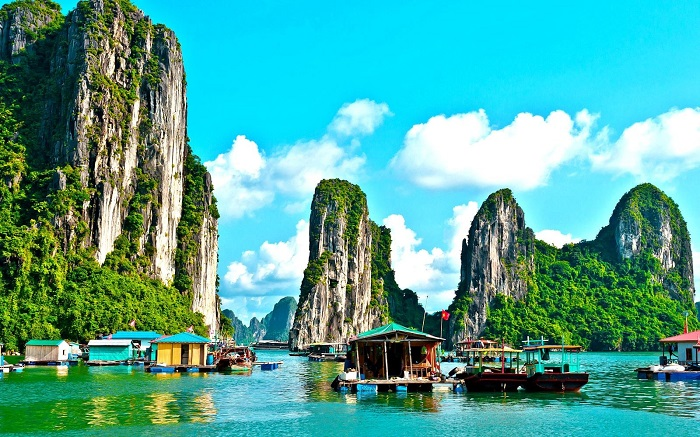
#> input picture exercise/ha-long-bay-in-vietnam.jpg, 700 x 437 px; its folder holds only this picture in this run
$ jupyter execute bai_tap_xla.ipynb
#> lines starting #> are read from the running program, lines starting #| are printed output that depends on the picture
# BÀI TẬP XỬ LÝ ẢNH
## Họ tên: Lê Nguyên Vũ Hoàng..............................................
## MSSV: 2174802010606.................................................
---
# Bài 1: Menu các phép biến đổi ảnh cơ bản

- Image inverse transformation
- Gamma-Correction
- Log Transformation
- Histogram equalization
- Contrast Stretching

Chọn I, G, L, H, C để thực hiện tương ứng.

[cell 1]
import cv2
import numpy as np
import matplotlib.pyplot as plt
import os
from glob import glob

def show_img(img, title='', cmap=None):
    plt.figure(figsize=(5,5))
    plt.imshow(img, cmap=cmap)
    plt.title(title)
    plt.axis('off')
    plt.show()

def save_img(img, path):
    cv2.imwrite(path, cv2.cvtColor(img, cv2.COLOR_RGB2BGR))

# Đọc tất cả ảnh trong thư mục 'exercise'
img_paths = glob('exercise/*')
imgs = [cv2.cvtColor(cv2.imread(p), cv2.COLOR_BGR2RGB) for p in img_paths]
#> imgs = 1 item
img_names = [os.path.basename(p) for p in img_paths]

[cell 2]
# Các hàm biến đổi ảnh
def image_inverse(img):
    return 255 - img

def gamma_correction(img, gamma=2.2):
    img_norm = img / 255.0
    img_gamma = np.power(img_norm, gamma)
    return np.uint8(img_gamma * 255)

def log_transform(img):
    img_norm = img / 255.0
    c = 255 / np.log(1 + np.max(img_norm))
    img_log = c * np.log(1 + img_norm)
    return np.uint8(img_log * 255)

def hist_equalization(img):
    img_yuv = cv2.cvtColor(img, cv2.COLOR_RGB2YUV)
    img_yuv[:,:,0] = cv2.equalizeHist(img_yuv[:,:,0])
    return cv2.cvtColor(img_yuv, cv2.COLOR_YUV2RGB)

def contrast_stretching(img):
    in_min = np.percentile(img, 2)
    in_max = np.percentile(img, 98)
    out = (img - in_min) * 255.0 / (in_max - in_min)
    out = np.clip(out, 0, 255)
    return np.uint8(out)

[cell 3]
# Menu bài 1
menu1 = {
    'I': ('Image Inverse', image_inverse),
    'G': ('Gamma Correction', gamma_correction),
    'L': ('Log Transform', log_transform),
    'H': ('Histogram Equalization', hist_equalization),
    'C': ('Contrast Stretching', contrast_stretching)
}

print('Chọn phép biến đổi:')
for k, v in menu1.items():
    print(f'{k}: {v[0]}')
choice = input('Nhập I, G, L, H, C: ').upper()
#> the answer given: 1
if choice in menu1:
    func = menu1[choice][1]
    for img, name in zip(imgs, img_names):
        img_out = func(img)
        show_img(img_out, f'{menu1[choice][0]} - {name}')
        save_img(img_out, f'output1/{choice}_{name}')
else:
    print('Lựa chọn không hợp lệ!')

# Bài 2: Menu các phép biến đổi tần số
- Fast Fourier
- Butterworth Lowpass Filter
- Butterworth Highpass Filter

Chọn F, L, H để thực hiện tương ứng.

[cell 4]
def fast_fourier(img):
    img_gray = cv2.cvtColor(img, cv2.COLOR_RGB2GRAY)
    f = np.fft.fft2(img_gray)
    fshift = np.fft.fftshift(f)
    magnitude_spectrum = 20*np.log(np.abs(fshift)+1)
    return np.uint8(255 * magnitude_spectrum / np.max(magnitude_spectrum))

def butterworth_filter(img, d0, n, type='low'):
    img_gray = cv2.cvtColor(img, cv2.COLOR_RGB2GRAY)
    rows, cols = img_gray.shape
    crow, ccol = rows//2, cols//2
    u = np.arange(rows)
    v = np.arange(cols)
    U, V = np.meshgrid(u, v, indexing='ij')
    D = np.sqrt((U-crow)**2 + (V-ccol)**2)
    if type=='low':
        H = 1 / (1 + (D/d0)**(2*n))
    else:
        H = 1 / (1 + (d0/(D+1e-5))**(2*n))
    F = np.fft.fft2(img_gray)
    Fshift = np.fft.fftshift(F)
    Gshift = H * Fshift
    G = np.fft.ifftshift(Gshift)
    img_back = np.fft.ifft2(G)
    img_back = np.abs(img_back)
    return np.uint8(np.clip(img_back, 0, 255))

# Menu bài 2
menu2 = {
    'F': ('Fast Fourier', fast_fourier),
    'L': ('Butterworth Lowpass', lambda img: butterworth_filter(img, d0=30, n=2, type='low')),
    'H': ('Butterworth Highpass', lambda img: butterworth_filter(img, d0=30, n=2, type='high'))
}

print('Chọn phép biến đổi tần số:')
for k, v in menu2.items():
    print(f'{k}: {v[0]}')
choice2 = input('Nhập F, L, H: ').upper()
#> the answer given: 1
if choice2 in menu2:
    func = menu2[choice2][1]
    for img, name in zip(imgs, img_names):
        img_out = func(img)
        show_img(img_out, f'{menu2[choice2][0]} - {name}', cmap='gray')
        save_img(img_out, f'output2/{choice2}_{name}')
else:
    print('Lựa chọn không hợp lệ!')

# Bài 3: Đổi thứ tự màu RGB và chọn ngẫu nhiên phép biến đổi trong câu 1

[cell 5]
import random
def random_rgb_order(img):
    order = list(range(3))
    random.shuffle(order)
    return img[:,:,order]

rand_key = random.choice(list(menu1.keys()))
func = menu1[rand_key][1]
for img, name in zip(imgs, img_names):
    img_rgb = random_rgb_order(img)
    img_out = func(img_rgb)
    show_img(img_out, f'Random RGB + {menu1[rand_key][0]} - {name}')
    save_img(img_out, f'output3/{rand_key}_{name}')
#> this loop made 1 pass
#> name on pass 1: 'ha-long-bay-in-vietnam.jpg'
#> pass 1, `img_rgb = random_rgb_order(img)`:
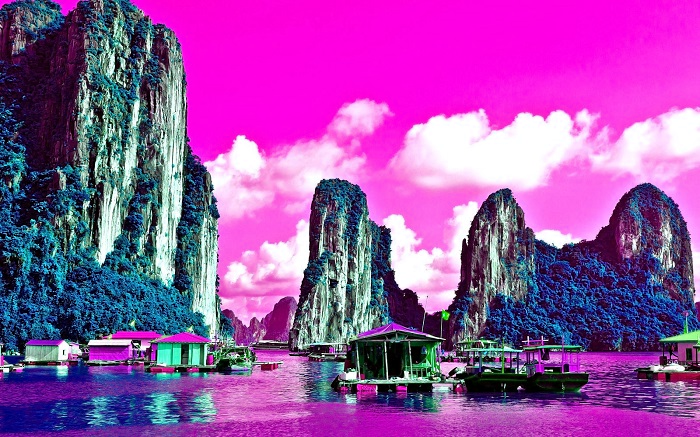
#> img_rgb: shape (437, 700, 3); mean R, G, B 153.4, 80.7, 164.8
#> pass 1, `img_out = func(img_rgb)`:
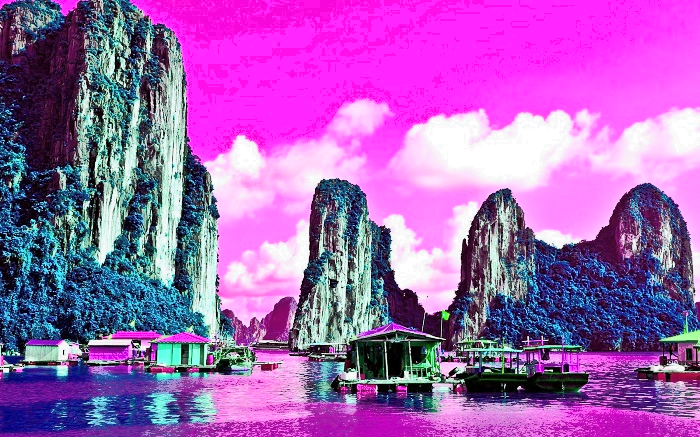
#> img_out: shape (437, 700, 3); mean R, G, B 161.5, 98.3, 179.7

# Bài 4: Đổi thứ tự màu RGB và chọn ngẫu nhiên phép biến đổi trong câu 2
Nếu Butterworth Lowpass thì thêm Min Filter, nếu Butterworth Highpass thì thêm Max Filter.

[cell 6]
from scipy.ndimage import minimum_filter, maximum_filter
rand_key2 = random.choice(list(menu2.keys()))
func2 = menu2[rand_key2][1]
for img, name in zip(imgs, img_names):
    img_rgb = random_rgb_order(img)
    img_out = func2(img_rgb)
    if rand_key2 == 'L':
        img_out = minimum_filter(img_out, size=3)
        filter_name = 'Min Filter'
    elif rand_key2 == 'H':
        img_out = maximum_filter(img_out, size=3)
        filter_name = 'Max Filter'
    else:
        filter_name = ''
    show_img(img_out, f'Random RGB + {menu2[rand_key2][0]} {filter_name} - {name}', cmap='gray' if rand_key2 != 'F' else None)
    save_img(img_out, f'output4/{rand_key2}_{name}')
#> this loop made 1 pass
#> (name, filter_name) on pass 1: ('ha-long-bay-in-vietnam.jpg', 'Min Filter')
#> pass 1, in butterworth_filter, `img_gray = cv2.cvtColor(img, cv2.COLOR_RGB2GRAY)`:
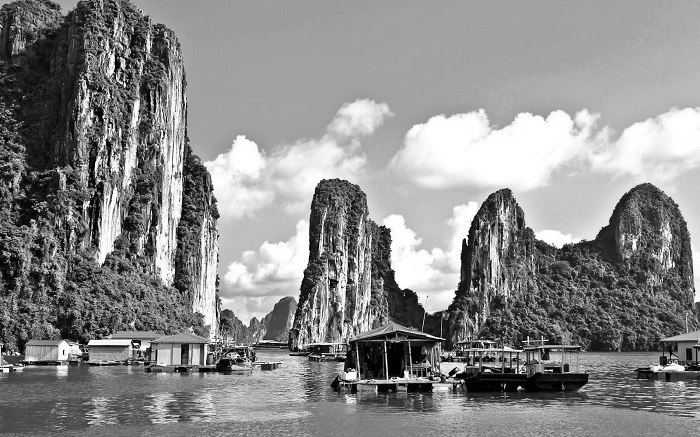
#> img_gray: shape (437, 700); min 0, max 255, mean 138.4
#> pass 1, in butterworth_filter, `D = np.sqrt((U-crow)**2 + (V-ccol)**2)`:
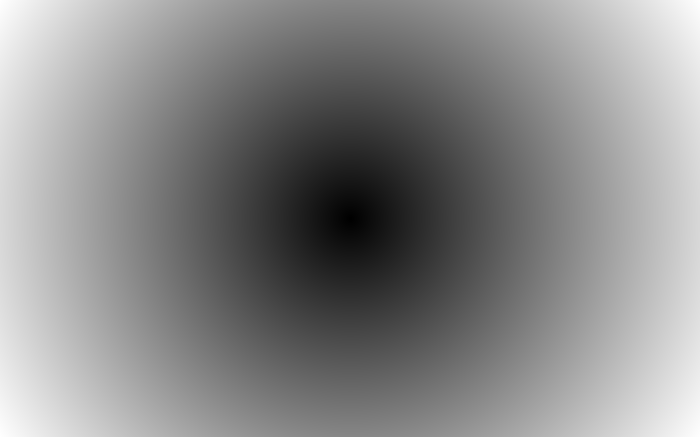
#> D: shape (437, 700) float64; min 0, max 412.3, mean 221; drawn with min black and max white
#> pass 1, in butterworth_filter, `H = 1 / (1 + (D/d0)**(2*n))`:
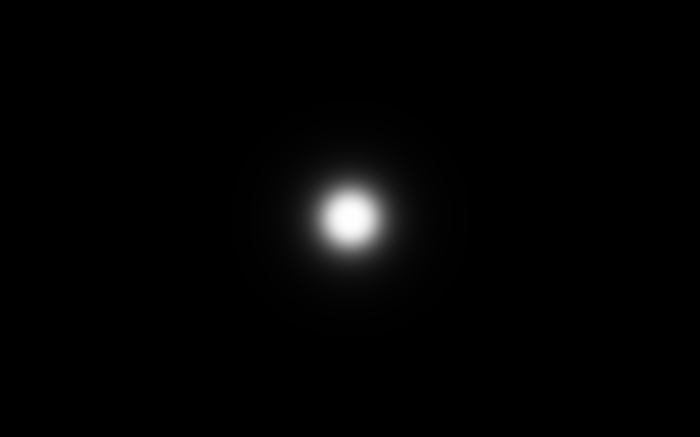
#> H: shape (437, 700) float64; min 2.8e-05, max 1, mean 0.0144
#> pass 1, in show_img (call 2), `plt.show()`:
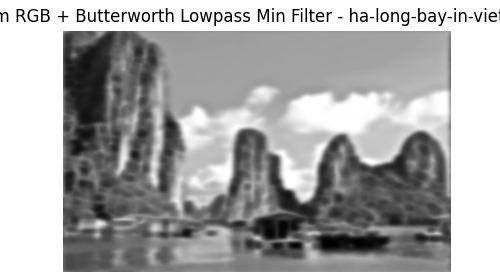
#> figure drawn by matplotlib, 1 panel
#> after the loop:
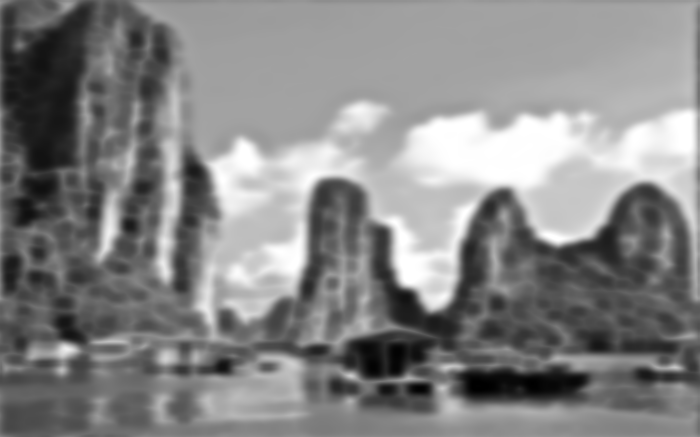
#> img_out: shape (437, 700); min 0, max 255, mean 133.4

$ run again, on exercise/quang_ninh.jpg
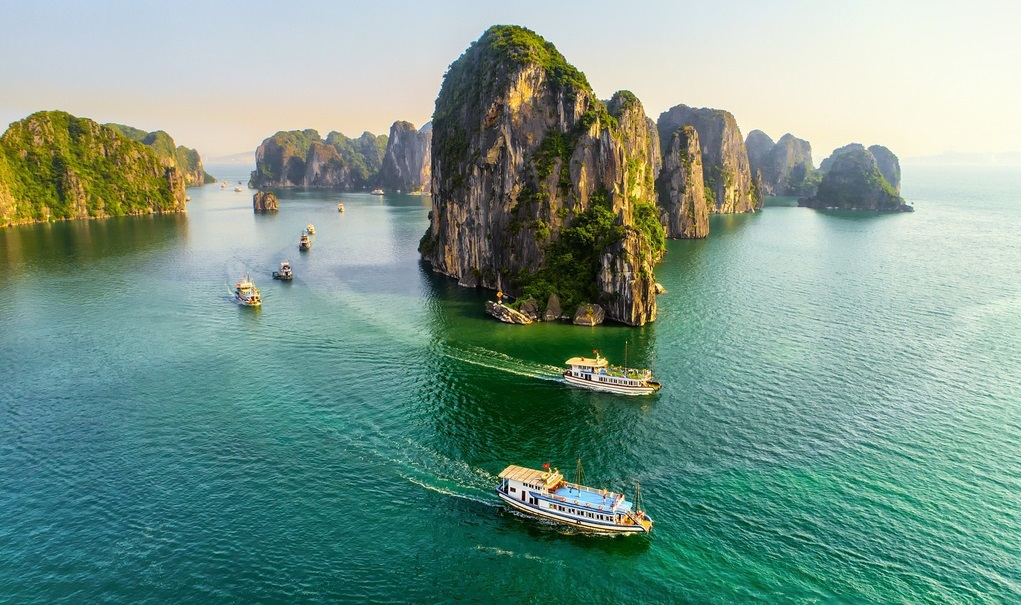
#> input picture exercise/quang_ninh.jpg, 1021 x 605 px
#> imgs = 1 item
#> the loop `for img, name in zip(imgs, img_names):` made 1 pass
#> name on pass 1: 'quang_ninh.jpg'
#> the loop `for img, name in zip(imgs, img_names):` made 1 pass
#> (name, filter_name) on pass 1: ('quang_ninh.jpg', 'Min Filter')
#> pass 1, in butterworth_filter, `H = 1 / (1 + (D/d0)**(2*n))`:
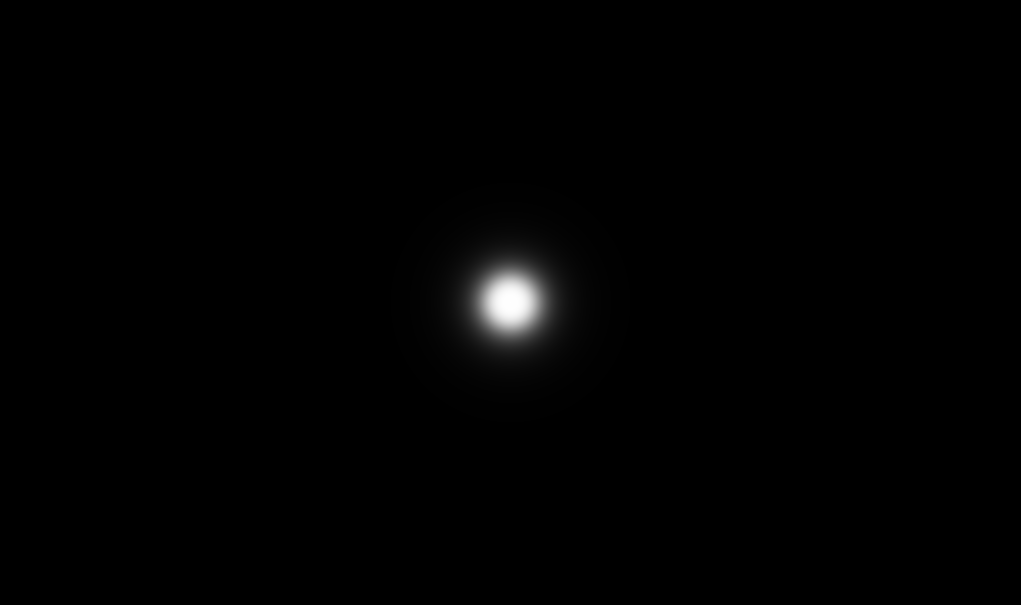
#> H: shape (605, 1021) float64; min 6.56e-06, max 1, mean 0.00716
#> after the loop `for img, name in zip(imgs, img_names):`:
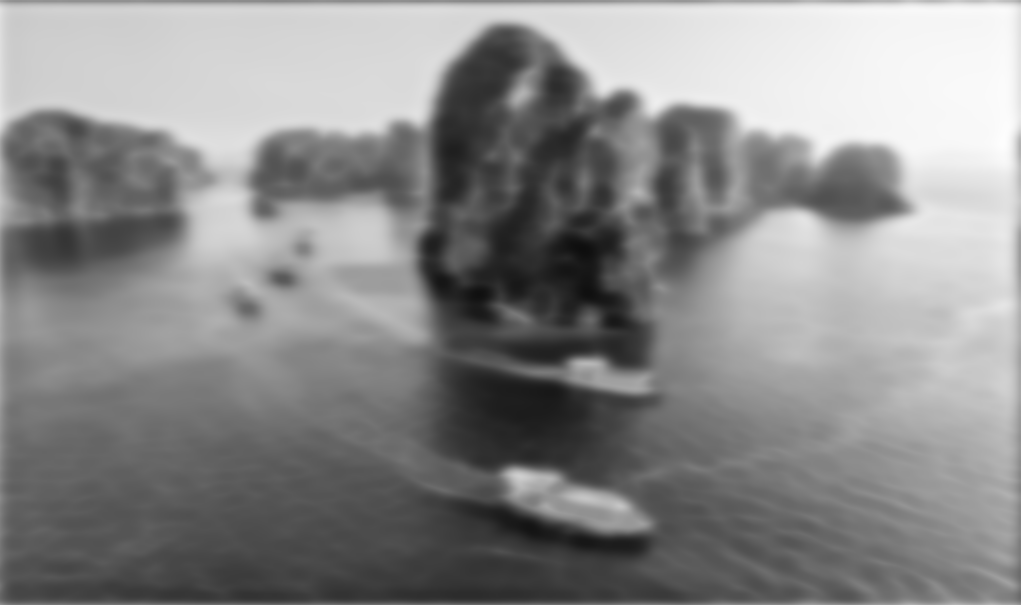
#> img_out: shape (605, 1021); min 14, max 253, mean 137.8
